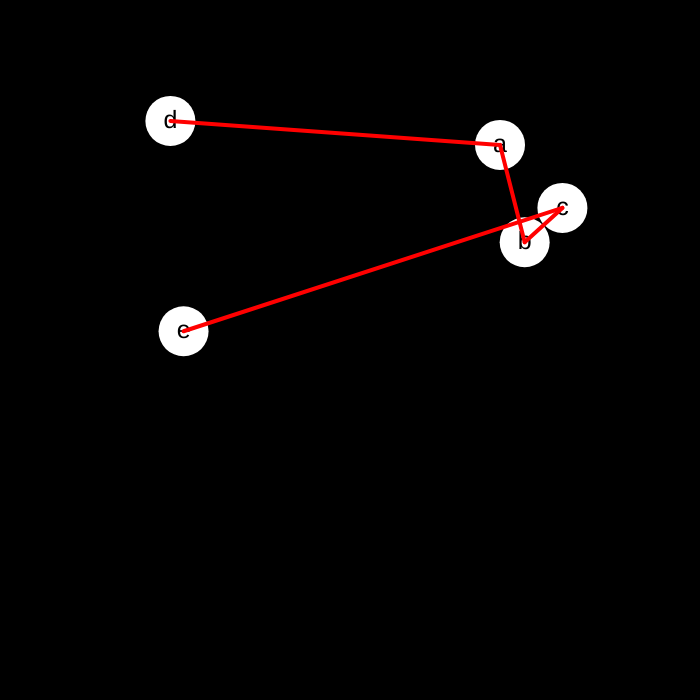
Frame 1 (no input)
Frame 60 (no input): identical to frame 1, image omitted
Frame 120 (the mouse pressed at the canvas centre since frame 60): identical to frame 1, image omitted

The p5.js sketch that drew this single still picture (run headless with seeded random() and noise() and a simulated clock; from frame 60 on, the mouse is pressed at the canvas centre):

// p5.js sketch
// ── sketch.js
let V = [];
let vertexs = ['a', 'b', 'c', 'd', 'e'];
let edges = [
    ['a', 'b'],
    ['a', 'd'],
    ['b', 'c'],
    ['c', 'e']
];

function setup() {
    createCanvas(700, 700);
    background(0);
    for (let i = 0; i < vertexs.length; i++) {
        V[i] = new Vertex(random(width), random(height));
        V[i].setName(vertexs[i]);
        V[i].draw();
    }

    for(let e of edges){        
        let v1;
        let v2;
        for(let i = V.length - 1; i >=0; i--){
            if(e[0] == V[i].name)
                v1 = V[i];
            if(e[1] == V[i].name)
                v2 = V[i];            
        }
        v1.drawEdge(v2);
    }


}

function draw() {
    

}


// ── symbolGraph.js
class symbolGraph{
    constructor(path) {
        this.path = loadString(path);
    }
}
// ── vertex.js
class Vertex{
  
  constructor(x, y){
    this.x = x;
    this.y = y;
    this.diameter = 50;
    this.color = 255;
    this.name = 'AA';
  }
 
  setDiameter(diameter){
    this.diameter = diameter;
  }
  
  setColor(color){
    this.color = color;
  }
  
  setName(name){
    this.name = name;
  }

  draw(){
    noStroke();
    fill(this.color);
    ellipse(this.x, this.y, this.diameter);
    this.showName();
  }

  clicked(x, y){
    let d = dist(this.x, this.y, x, y);    
    if(d <= this.diameter/2){
      print('it is vertex');
    }
  }

  showName(){
    fill(this.color - this.color);
    textSize(this.diameter/2);
    textAlign(CENTER, CENTER);
    text(this.name, this.x, this.y);
  }

  drawEdge(vertex) {
    stroke('red');
    strokeWeight(4);
    line(this.x, this.y, vertex.x, vertex.y);
  }

}
